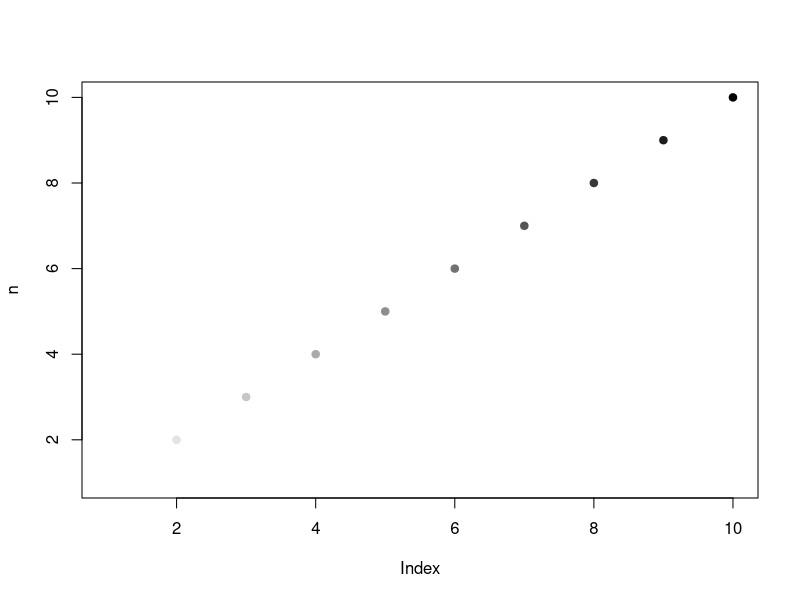
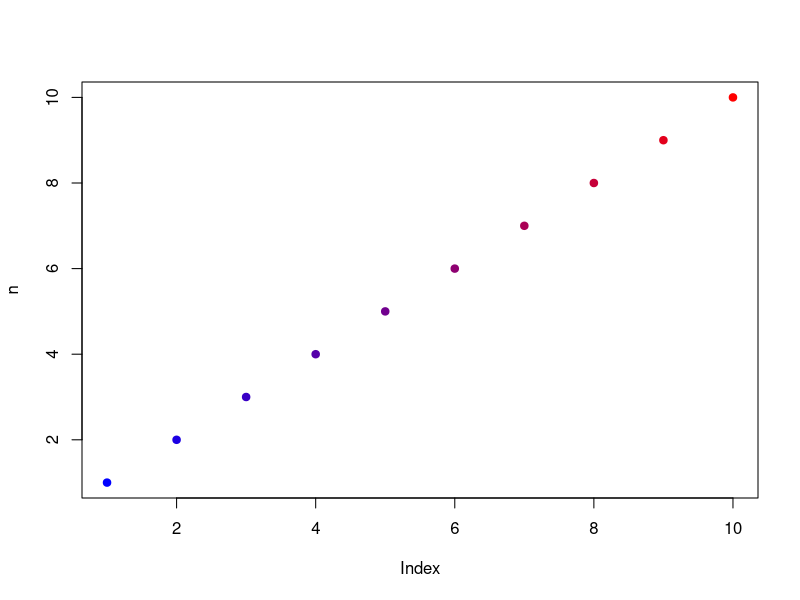
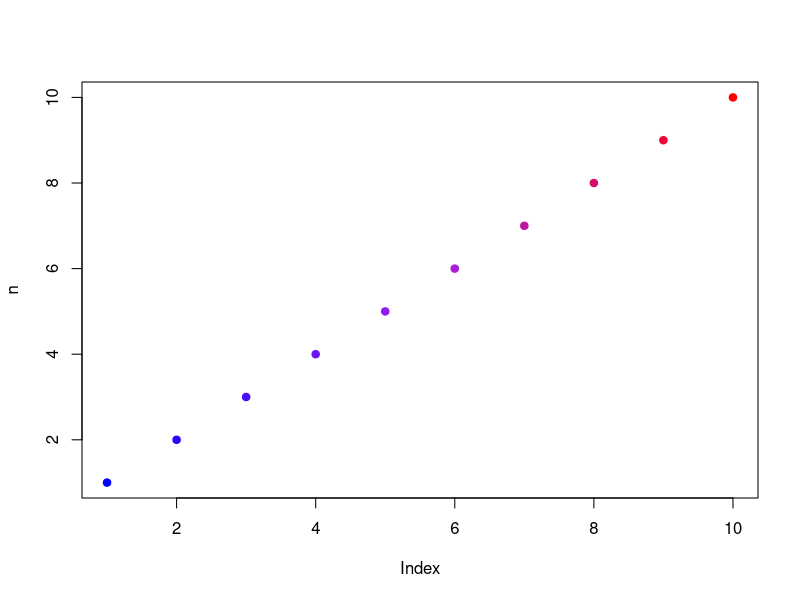
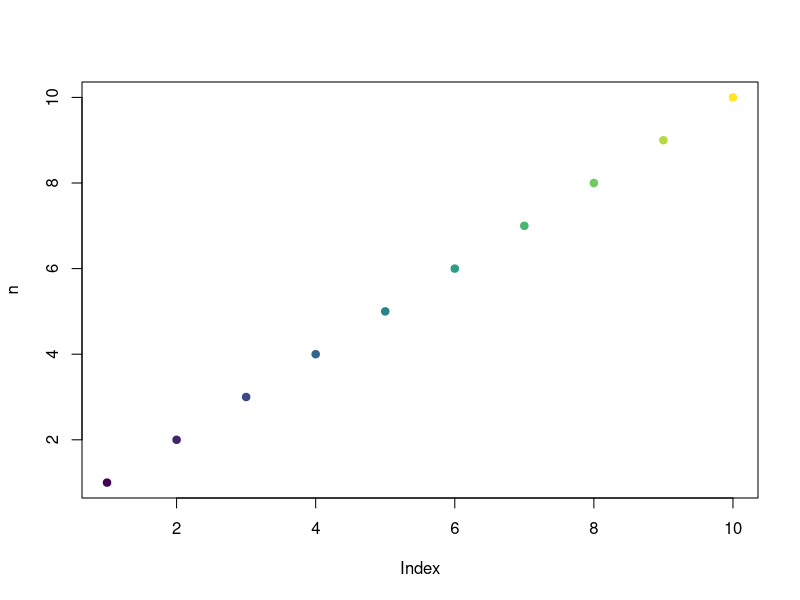
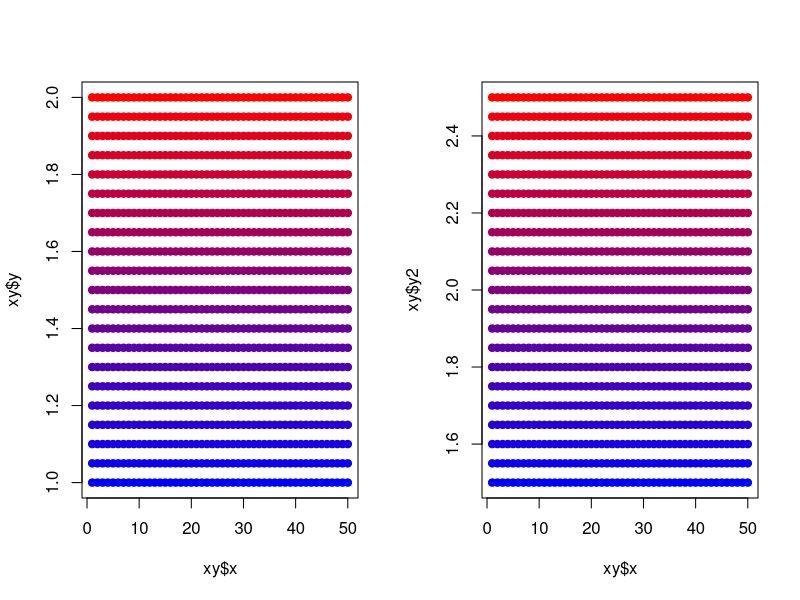
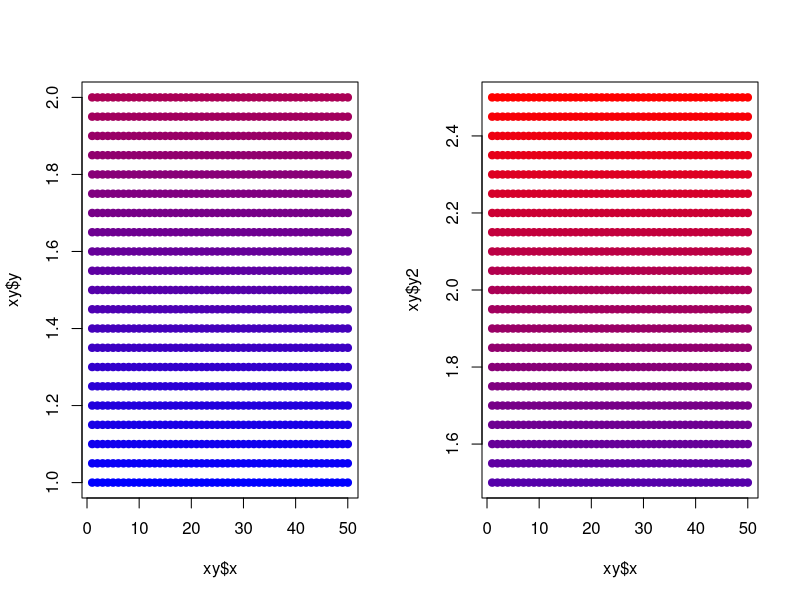

These figures' R source, in order:
## ---- chunk 1
scale_color_base <- function(value, colors = c("white", "black"), na.rm = FALSE, mapToRange = range(value, na.rm = na.rm), alpha = 1, printRecast = FALSE)
{
  # Check whether there are NAs in the value vector and the user did NOT specify to deal with them. Error results if both of these are true
  if (na.rm == FALSE & any(is.na(value)))
    stop("There are NAs in your vector. Using na.rm=TRUE will remove them for the mapping calculations, but add them back in in the final vector. Try that.")
  
  # Recasting subtracts the minimum from all elements of the value vector and divides by the maximum of the frame-shifed vector. Use na.rm=TRUE if there are NAs. The result is a vector with a length of length(value) of 0's and 1's. Values below the minimum value get a 0 and values above the maximum value get a 1.
  recast_value <- (value[!is.na(value)] - mapToRange[1]) / (diff(mapToRange))
  recast_value[recast_value < 0] <- 0
  recast_value[recast_value > 1] <- 1
  
  # Use the colorRamp function to create a function that will parse values into a 3-column matrix of rgb fields. Specify the range that the colors should span (low to high)
  color_fnc <- colorRamp(colors=colors)
  
  # Set up storage vector of plot colors starting with all NAs. The non-NA colors will be put into their appropriate position in the vector  
  plot_colors <- rep("NA", length(value))
  
  # Define the plot colors by calling the rgb() function. Divide the 3-column matrix result of color.fnc by 255 such that values remain between 0 and 1. Refill the storage vector only in the places where the value vector wasn't an NA.
  plot_colors[!is.na(value)] <- rgb(color_fnc(recast_value)/255, alpha=alpha)

  # Print the recast_value if the printRecast argument is TRUE
  if (printRecast) {
    print(recast_value)
  }
  
  return (plot_colors)
}
## ---- chunk 2
n <- 1:10
scale_color_base(n)
## ---- chunk 3
plot(n, pch = 19, col = scale_color_base(n))
## ---- chunk 4
plot(n, col = scale_color_base(n, colors=c("blue", "red")), pch = 19)
## ---- chunk 5
library(viridis)
## ---- chunk 6
plot(n, col = scale_color_base(n, colors = c("blue", "purple", "red")), pch = 19)

plot(n, col = scale_color_base(n, colors = viridis::viridis(5)), pch = 19)
## ---- chunk 7
par(mfrow = c(1,2)) # Make the plots side-by-side
x <- 1:50
y <- seq(from = 1, to = 2, by = 0.05)
xy <- expand.grid(x, y)
names(xy) <- c("x", "y")

# As we've been doing, mapping they y column to a blue/red color palette...
plot(x = xy$x, y = xy$y, pch = 19, col = scale_color_base((xy$y), colors = c("blue", "red")))

# But the new variable y2 is 0.5 greater (50% of original range) than y. 
# Mapping to its range will show the exact same plot as when the range
# was 1 to 2 as when the range is 1.5 to 2.5, which doesn't 
# appropriately demonstrate that they y-axes are different scales:
xy$y2 <- xy$y + 0.5
plot(x = xy$x, y = xy$y2, pch = 19, col = scale_color_base((xy$y2), colors = c("blue", "red")))

# But if we want to compare the two ranges side by side, we want the 
# color palette to reflect that the second range is greater than the 
# first. So we can use the mapToRange= argument to fix the range that 
# we want to map the values of each vector to.

# The range we want to map to is the min and max of the WHOLE range 
# of the data, including both vectors.
new_range <- range(c(xy$y, xy$y2))
new_range

par(mfrow=c(1,2)) # Make the plots side-by-side
plot(x = xy$x, y = xy$y, pch = 19, col = scale_color_base((xy$y), colors = c("blue", "red"), mapToRange = new_range))

plot(x = xy$x, y = xy$y2, pch = 19, col = scale_color_base((xy$y2), colors = c("blue", "red"), mapToRange = new_range))
